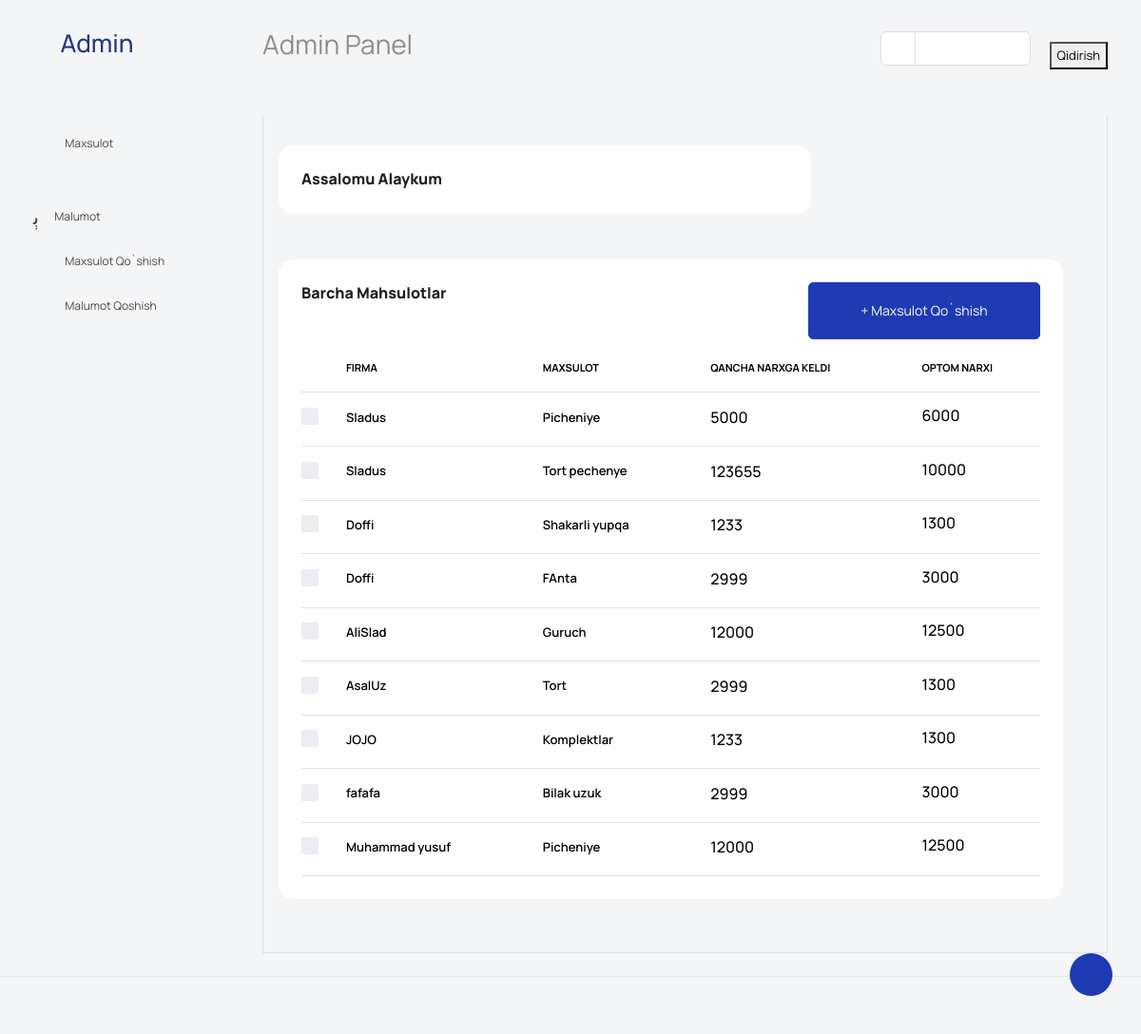
The page / on the database its author committed.
### mahsulotlar/models.py (models this page shows, shortened)
class Mahsulot(models.Model):
    nomi = models.CharField(max_length=69)
    firma_nomi = models.CharField(max_length=69,blank=True,null=True)
    kel_narxi = models.IntegerField(blank=True,null=True)
    sot_narxi = models.IntegerField(blank=True,null=True)
    optm_narxi = models.IntegerField(blank=True,null=True)
    kel_soni = models.SmallIntegerField(blank=True,null=True)
    foyda = models.IntegerField(blank=True,null=True)
    zarar = models.IntegerField(blank=True,null=True)
    qoldiq = models.SmallIntegerField(blank=True,null=True)
    kilosi = models.SmallIntegerField(blank=True,null=True)
    blogi = models.CharField(max_length=15,blank=True,null=True)

### mahsulotlar/views.py (the view, shortened to what this page needs)
# urls.py: path('',HomeView.as_view(),name = 'home'),
class HomeView(View):
    def get(self,request):
        m  = Mahsulot.objects.all()
        return render(request,'index.html',{'mahsulot':m})

### templates/index.html (shortened to what this page needs)
<!DOCTYPE html>
<html lang="en">
<head>
  {% load static %}
  <link rel="stylesheet" href="{% static 'vendors/feather/feather.css' %}">
  <link rel="stylesheet" href="{% static 'vendors/mdi/css/materialdesignicons.min.css' %}">
  <link rel="stylesheet" href="{% static 'vendors/ti-icons/css/themify-icons.css' %}">
  <link rel="stylesheet" href="{% static 'vendors/typicons/typicons.css' %}">
  <link rel="stylesheet" href="{% static 'vendors/simple-line-icons/css/simple-line-icons.css' %}">
  <link rel="stylesheet" href="{% static 'vendors/css/vendor.bundle.base.css' %}">
  <link rel="stylesheet" href="{% static 'vendors/datatables.net-bs4/dataTables.bootstrap4.css' %}">
  <link rel="stylesheet" href="{% static 'js/select.dataTables.min.css' %}">
  <link rel="stylesheet" href="{% static 'css/vertical-layout-light/style.css' %}">
</head>
<body>
    <nav class="navbar default-layout col-lg-12 col-12 p-0 fixed-top d-flex align-items-top flex-row">
      <div class="text-center navbar-brand-wrapper d-flex align-items-center justify-content-start">
        <div class="me-3">
          <button class="navbar-toggler navbar-toggler align-self-center" type="button" data-bs-toggle="minimize">
            <span class="icon-menu"></span>
          </button>
        </div>
        <div>
          <a class="navbar-brand brand-logo" href="{% url 'home' %}">
            <h2>Admin</h2>
          </a>
        </div>
      </div>
      <div class="navbar-menu-wrapper d-flex align-items-top">
        <ul class="navbar-nav">
          <li class="nav-item font-weight-semibold d-none d-lg-block ms-0">
            <h1 class="welcome-text">Admin Panel</h1>
          </li>
        </ul>
        <ul class="navbar-nav ms-auto">
          <li class="nav-item d-none d-lg-block">
            <div id="datepicker-popup" class="input-group date datepicker navbar-date-picker">
              <span class="input-group-addon input-group-prepend border-right">
                <span class="icon-calendar input-group-text calendar-icon"></span>
              </span>
              <input type="text" class="form-control">
            </div>
          </li>
          <li class="nav-item">
            <form class="search-form" action="{% url 'search_results' %}" method="get">
              <button>Qidirish</button>
              <input name="q" type="text" class="form-control" placeholder="Search Here" title="Search here">
            </form>
          </li>
        </ul>
      </div>
    </nav>
    <div class="container-fluid page-body-wrapper">
      <div class="theme-setting-wrapper">
        <div id="settings-trigger"><i class="ti-settings"></i></div>
      </div>
      <nav class="sidebar sidebar-offcanvas" id="sidebar">
        <ul class="nav" style="position: fixed;">
          <li class="nav-item nav-category"></li>
          <li class="nav-item">
            <a class="nav-link" data-bs-toggle="collapse" href="#ui-basic" aria-expanded="false" aria-controls="ui-basic">
              <i class="menu-icon mdi mdi-floor-plan"></i>
              <span class="menu-title">Maxsulot</span>
              <i class="menu-arrow"></i>
            </a>
          </li>
          <li class="nav-item nav-category"></li>
          <li class="nav-item">
            <a class="nav-link" href="{% url 'qarzlar'%}">
              <i class="menu-icon mdi mdi-card-text-outline"></i>
              <span class="menu-title">Malumot</span>
              <i class="menu-arrow"></i>
            </a>
          </li>
          <li class="nav-item">
            <a class="nav-link"  href="{% url 'add_item' %}" aria-expanded="false" aria-controls="charts">
              <i class="menu-icon mdi mdi-chart-line"></i>
              <span class="menu-title">Maxsulot Qo`shish</span>
              <i class="menu-arrow"></i>
            </a>
          </li>
          <li class="nav-item">
            <a class="nav-link"  href="{% url 'add_info' %}" aria-expanded="false" aria-controls="charts">
              <i class="menu-icon mdi mdi-table"></i>
              <span class="menu-title">Malumot Qoshish</span>
              <i class="menu-arrow"></i>
            </a>
          </li>
          <li class="nav-item nav-category"></li>
          <li class="nav-item nav-category"></li>
        </ul>
      </nav>
      <div class="main-panel">
        <div class="content-wrapper">
          <div class="row">
            <div class="col-sm-12">
                <div class="tab-content tab-content-basic">
                    <div class="row">
                      <div class="col-lg-8 d-flex flex-column">
                        <div class="row flex-grow">
                          <div class="col-12 grid-margin stretch-card">
                            <div class="card card-rounded">
                              <div class="card-body" style="width:100%;">
                                <div class="d-sm-flex justify-content-between align-items-start">
                                  <div>
                                    <h4 class="card-title card-title-dash">Assalomu alaykum</h4>
                                  </div>
                                  </div>
                                </div>
                              </div>
                            </div>
                          </div>
                        </div>
                        <div class="row flex-grow">
                        </div>
                        <div class="row flex-grow">
                          <div class="col-12 grid-margin stretch-card">
                            <div class="card card-rounded">
                              <div class="card-body">
                                <div class="d-sm-flex justify-content-between align-items-start">
                                  <div>
                                    <h4 class="card-title card-title-dash">Barcha mahsulotlar</h4>
                                  </div>
                                  <div>
                                    <a href="{% url 'add_item' %}">
                                    <button class="btn btn-primary btn-lg text-white mb-0 me-0" type="button">+ Maxsulot Qo`shish</button>
                                      </a>
                                  </div>
                                </div>
                                <div class="table-responsive  mt-1">
                                  <table class="table select-table">
                                    <thead>
                                      <tr>
                                        <th>
                                        </th>
                                        <th style="color: black">Firma</th>
                                        <th style="color: black">Maxsulot</th>
                                        <th style="color: black">Qancha narxga keldi</th>
                                        <th style="color: black">Optom narxi</th>
                                      </tr>
                                    </thead>
                                    {% for i in mahsulot %}
                                    <tbody>
                                      <tr>
                                        <td>
                                          <div class="form-check form-check-flat mt-0">
                                          </div>
                                        </td>
                                        <td>
                                          <div class="d-flex ">
                                            <div>
                                              <h6>{{ i.firma_nomi }}</h6>
                                            </div>
                                          </div>
                                        </td>
                                        <td>
                                          <h6>{{ i.nomi }}</h6>
                                        </td>
                                        <td>
                                          <div>
                                            <h5 style="color: black;">{{ i.kel_narxi }}</h5>
                                          </div>
                                        </td>
                                        <td><h5 style="color: black;">{{ i.optm_narxi }}</h5></td>
                                      </tr>
                                    </tbody>
                                    {%endfor%}
                                  </table>
                                </div>
                              </div>
                            </div>
                          </div>
                        </div>
                                    </div>
                                  </div>
                                </div>
                              </div>
                            </div>
                          </div>
                        </div>
                        <div class="row flex-grow">
        <footer class="footer">
        </footer>
      </div>
</body>
</html>

### rows shown on the page
Mahsulot: firma_nomi "Sladus", nomi "Picheniye", kel_narxi "5000", optm_narxi "6000"
Mahsulot: firma_nomi "Sladus", nomi "Tort pechenye", kel_narxi "123655", optm_narxi "10000"
Mahsulot: firma_nomi "Doffi", nomi "Shakarli yupqa", kel_narxi "1233", optm_narxi "1300"
Mahsulot: firma_nomi "Doffi", nomi "FAnta", kel_narxi "2999", optm_narxi "3000"
Mahsulot: firma_nomi "AliSlad", nomi "Guruch", kel_narxi "12000", optm_narxi "12500"
Mahsulot: firma_nomi "AsalUz", nomi "Tort", kel_narxi "2999", optm_narxi "1300"
Mahsulot: firma_nomi "JOJO", nomi "Komplektlar", kel_narxi "1233", optm_narxi "1300"
Mahsulot: firma_nomi "fafafa", nomi "Bilak uzuk", kel_narxi "2999", optm_narxi "3000"
Mahsulot: firma_nomi "Muhammad yusuf", nomi "Picheniye", kel_narxi "12000", optm_narxi "12500"
